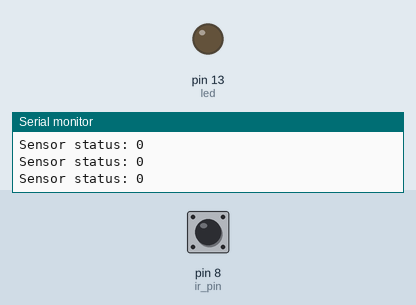
The sketch below on a simulated Arduino Uno, built with avr-gcc and run on an emulated ATmega328P. Shown: output pins drawn as LEDs (lit = HIGH), the last lines printed to the serial monitor. Dashed ring = blinking. The test bench sets the inputs (shaded band); at power-on: pin 8 (ir_pin) LOW.

Above: at 1.2 s.
1.3 s: pin 8 (ir_pin) driven HIGH
At 2.1 s:
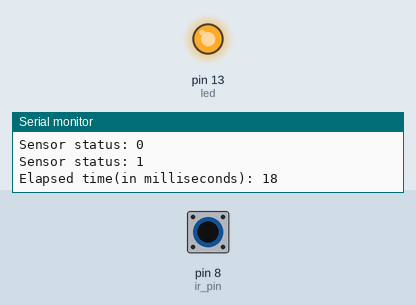
4.3 s: pin 8 (ir_pin) driven LOW
At 4.7 s:
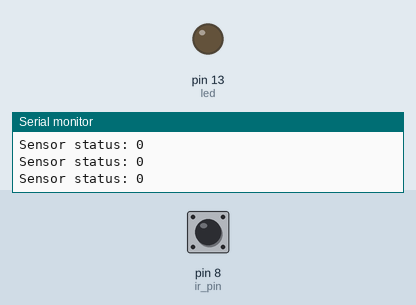
7.3 s: pin 8 (ir_pin) pulsed HIGH 5 times (0.12 s each, 0.3 s apart)
At 8.1 s:
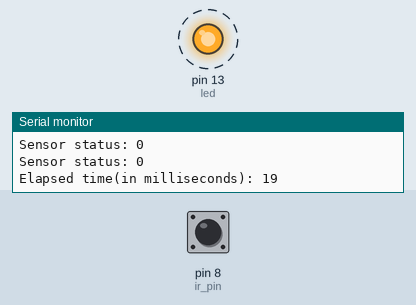
11.8 s: pin 8 (ir_pin) pulsed HIGH 5 times (0.12 s each, 0.3 s apart)
At 12.2 s:
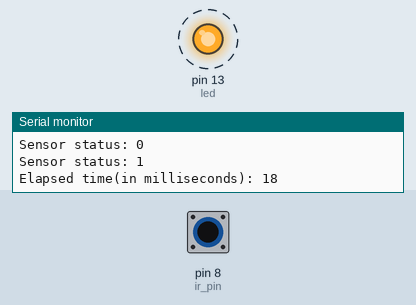
Timing chart, 0 to 15.6 s (numbered marks = the images above; inputs shaded):
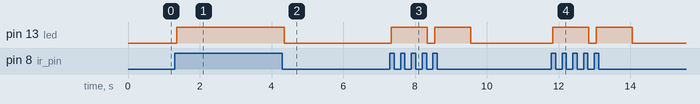

The sketch:

_01_07_SR501_check_time.ino
```cpp
int ir_pin = 8 ;
int led = 13;

unsigned long startTime;
unsigned long elapsedTime;

void setup() {
    pinMode(ir_pin, INPUT); //Declaramos pines E/S
    pinMode(led, OUTPUT);
    Serial.begin(9600); //Configuramos la velocidad del monitor serial
}

void loop(){
    Serial.print("Sensor status: ");
    Serial.println(digitalRead(ir_pin));
    if (digitalRead(ir_pin) == HIGH) {
        elapsedTime = millis() - startTime; // How long did that take?
        Serial.print("Elapsed time(in milliseconds): ");
        Serial.println(elapsedTime);
        digitalWrite(led, HIGH);
        delay(1000);
        digitalWrite(led, LOW);
    } else {
        startTime = millis(); // Note when the button was pushed
    }
}
```

Measured:
- after the input at 1.3 s, pin 13 (led): LOW → HIGH after 0.05 s
- after the input at 4.3 s, pin 13 (led): HIGH → LOW after 0.06 s
- after the input at 7.3 s, pin 13 (led): alternates HIGH for 1.0 s and LOW for 0.21 s, 4 changes in all, then stays LOW, starting at once
- after the input at 11.8 s, pin 13 (led): alternates HIGH for 1.0 s and LOW for 0.21 s, 4 changes in all, then stays LOW, starting at once
